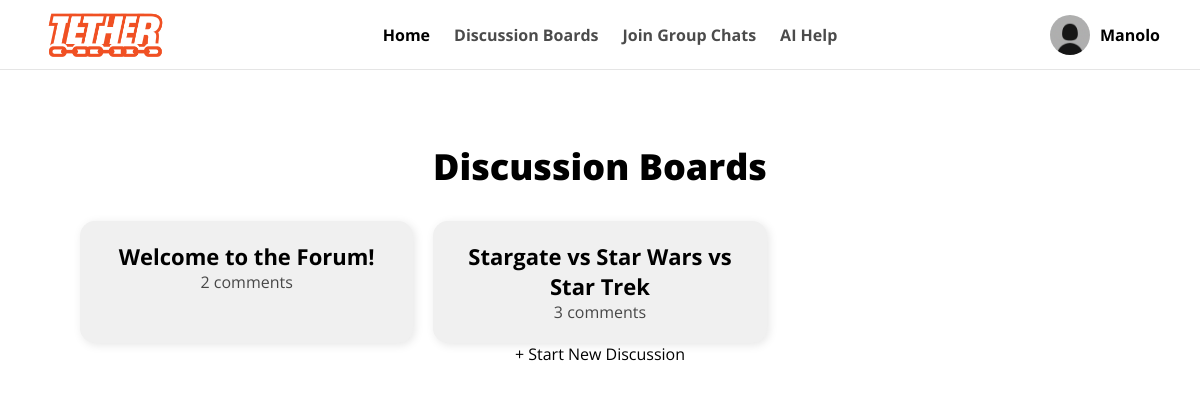
Page /Main/discussion/ (signed in) on the earlier database version.
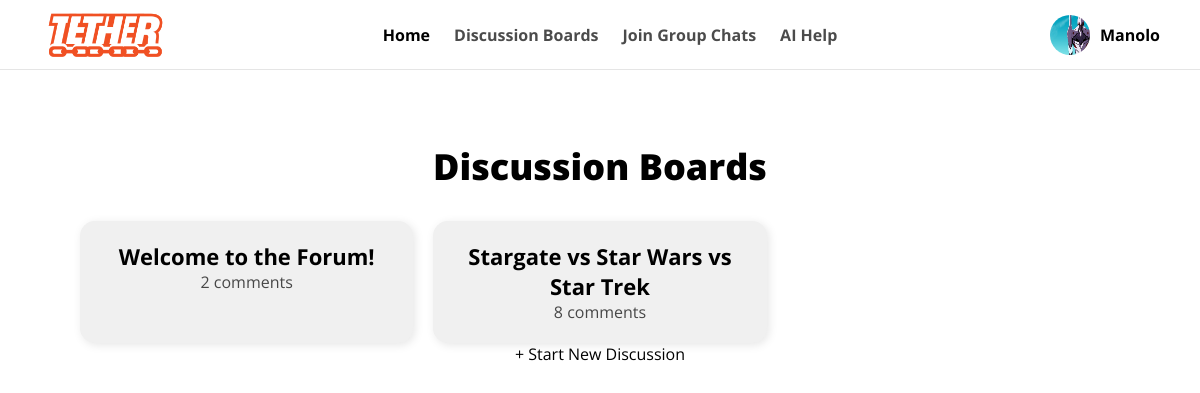
Same page on the later database version.
### Main/models.py (models this page shows, shortened)
class Profile(models.Model):
    user = models.OneToOneField('auth.User', on_delete=models.CASCADE)
    id_user = models.IntegerField(unique=True, blank=True, null=True)
    bio = models.TextField(blank=True, null=True)
    profile_picture = models.ImageField(upload_to='profile_images/', default='blank_profile_picture.jpg', null=True)
    major = models.CharField(max_length=100, blank=True, null=True)
    gender = models.CharField(max_length=10, blank=True, null=True)
    minor = models.CharField(max_length=100, blank=True, null=True)

class Discussion(models.Model):
    title = models.CharField(max_length=255)
    created_by = models.ForeignKey(User, on_delete=models.CASCADE)
    created_at = models.DateTimeField(auto_now_add=True)

### Main/views.py (the view)
# urls.py: path('discussion/', views.discussion, name='discussion'),
@login_required
def discussion(request):
    if not Discussion.objects.exists():
        Discussion.objects.create(title="Welcome to the Forum!", created_by=request.user)
    discussions = Discussion.objects.all()
    profile, created = Profile.objects.get_or_create(user=request.user)
    return render(request, 'Main/discussion.html', {
        'discussions': discussions,
        'profile': profile
    })

### Main/templates/Main/discussion.html (shortened to what this page needs)
{% load static %}
<!DOCTYPE html>
<html lang="en">
<head>
  <link rel="stylesheet" href="{% static 'Main/css/styles.css' %}">
</head>
<body>
<header>
  <div class="header-container">
    <a href="{% url 'dashboard' %}">
      <img class="nav-logo" src="{% static 'Main/images/nav-utrgv.png' %}"/>
    </a>
    <nav class="main-nav">
      <a href="{% url 'dashboard' %}" class="nav-link active">Home</a>
      <a href="{% url 'discussion' %}" class="nav-link">Discussion Boards</a>
      <a href="{% url 'groupchat' %}" class="nav-link">Join Group Chats</a>
      <a href="#" class="nav-link">AI Help</a>
    </nav>
    <div class="user-profile">
      <a href="{% url 'view_profile' username=user.username %}" style="display: flex; align-items: center; gap: 10px;">
        <img class="avatar" src="{{ profile.profile_picture.url }}"/>
        <span class="username">{{ user.username }}</span>
      </a>
    </div>
  </div>
</header>
<br>
<div class="discussion-container">
  <h2 class="discussion-title">Discussion Boards</h2>
  <div class="discussion-grid">
    {% for d in discussions %}
      <a href="{% url 'discussion_detail' d.pk %}" class="discussion-card">
        <h3>{{ d.title }}</h3>
        <p>{{ d.comments.count }} comments</p>
      </a>
    {% endfor %}
  </div>
  <div class="create-discussion-button">
    <a href="{% url 'creatediscussion' %}" class="button">+ Start New Discussion</a>
  </div>
</div>
</body>
</html>

Differences in the rows shown:
changed Profile: profile_picture: picture added in place of a placeholder
computed for Discussion "Stargate vs Star Wars vs Star Trek": comments.count "3" → "8"
